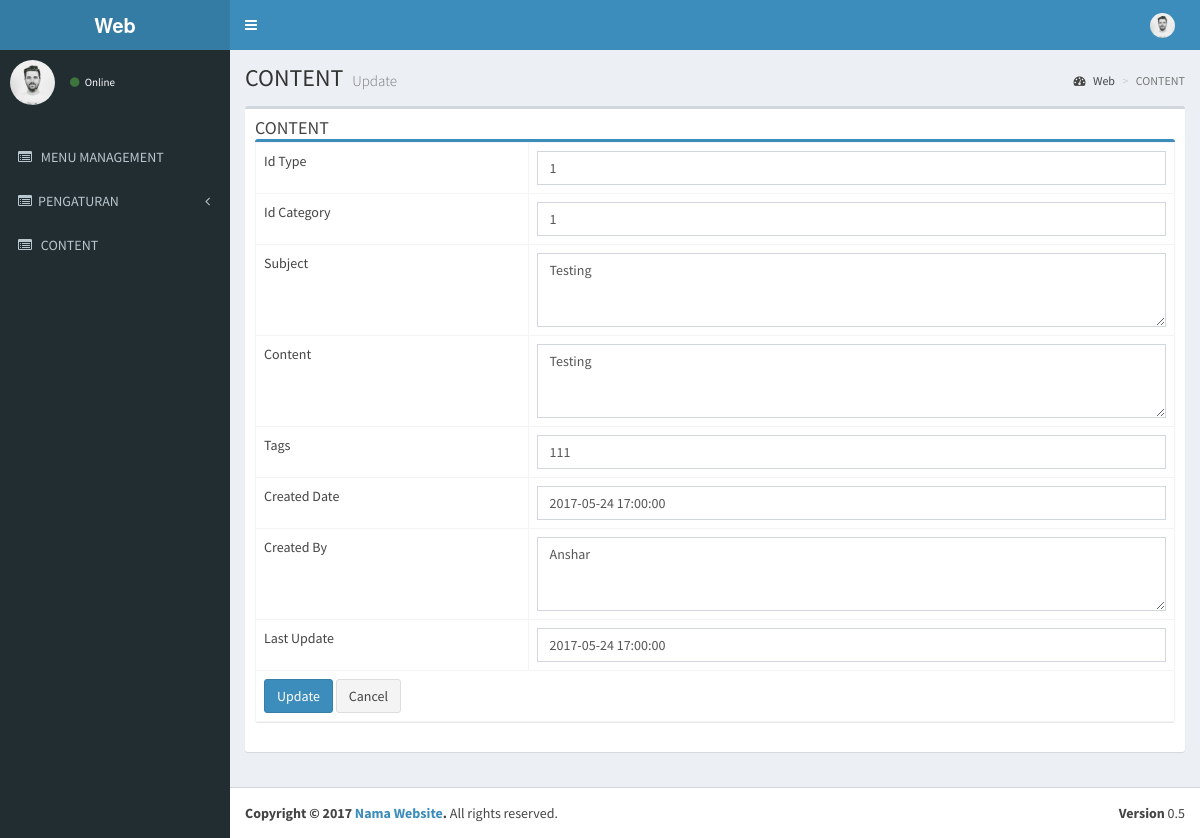
/index.php/content/update/1, run on the app's committed database.
### tables this page shows
CREATE TABLE IF NOT EXISTS `menu` (
  `id` int(11) NOT NULL AUTO_INCREMENT,
  `name` varchar(50) NOT NULL,
  `link` varchar(50) NOT NULL,
  `icon` varchar(30) NOT NULL,
  `is_active` int(1) NOT NULL,
  `is_parent` int(1) NOT NULL,
  PRIMARY KEY (`id`)
);

CREATE TABLE IF NOT EXISTS `content` (
  `id_content` int(11) NOT NULL AUTO_INCREMENT,
  `id_type` int(11) DEFAULT NULL,
  `id_category` int(11) DEFAULT NULL,
  `subject` text,
  `content` text,
  `tags` varchar(250) DEFAULT NULL,
  `created_date` timestamp NULL DEFAULT NULL,
  `created_by` text,
  `last_update` timestamp NULL DEFAULT NULL,
  PRIMARY KEY (`id_content`)
);

### application/libraries/Template.php (called while the page is built)
<?php if ( ! defined('BASEPATH')) exit('No direct script access allowed');
class Template {
		var $template_data = array();
		function set($name, $value)
		{
			$this->template_data[$name] = $value;
		}
		function load($template = '', $view = '' , $view_data = array(), $return = FALSE)
		{
			$this->CI =& get_instance();
			$this->set('contents', $this->CI->load->view($view, $view_data, TRUE));
			return $this->CI->load->view($template, $this->template_data, $return);
		}
}

### application/controllers/Content.php (called while the page is built, shortened)
<?php
class Content extends CI_Controller
{
    public function update($id)
    {
        $row = $this->Content_model->get_by_id($id);
        if ($row) {
            $data = array(
                'button' => 'Update',
                'action' => site_url('content/update_action'),
		'id_content' => set_value('id_content', $row->id_content),
		'id_type' => set_value('id_type', $row->id_type),
		'id_category' => set_value('id_category', $row->id_category),
		'subject' => set_value('subject', $row->subject),
		'content' => set_value('content', $row->content),
		'tags' => set_value('tags', $row->tags),
		'created_date' => set_value('created_date', $row->created_date),
		'created_by' => set_value('created_by', $row->created_by),
		'last_update' => set_value('last_update', $row->last_update),
		'judul' => 'CONTENT',
		'subjudul' =>'Update',
	    );
            $this->template->load('template','content_form', $data);
        } else {
            $this->session->set_flashdata('message', 'Record Not Found');
            redirect(site_url('content'));
        }
    }
}

### index.php (called while the page is built, shortened)
<?php
require_once BASEPATH.'core/CodeIgniter.php';

### application/models/Content_model.php (called while the page is built, shortened)
<?php
class Content_model extends CI_Model
{
    public $table = 'content';
    public $id = 'id_content';
    function get_by_id($id)
    {
        $this->db->where($this->id, $id);
        return $this->db->get($this->table)->row();
    }
}

### application/views/content_form.php (the view, shortened to what this page needs)
    <section class='content'>
      <div class='row'>
        <div class='col-xs-12'>
          <div class='box'>
            <div class='box-header'>
              <h3 class='box-title'>CONTENT</h3>
                  <div class='box box-primary'>
    <form action="<?php echo $action; ?>" method="post"><table class='table table-bordered'>
 <tr><td>Id Type <?php echo form_error('id_type') ?></td>
        <td><input type="text" class="form-control" name="id_type" id="id_type" placeholder="Id Type" value="<?php echo $id_type; ?>" />
    </td>
 <tr><td>Id Category <?php echo form_error('id_category') ?></td>
        <td><input type="text" class="form-control" name="id_category" id="id_category" placeholder="Id Category" value="<?php echo $id_category; ?>" />
    </td>
 <tr><td>Subject <?php echo form_error('subject') ?></td>
        <td><textarea class="form-control" rows="3" name="subject" id="subject" placeholder="Subject"><?php echo $subject; ?></textarea>
    </td></tr>
 <tr><td>Content <?php echo form_error('content') ?></td>
        <td><textarea class="form-control" rows="3" name="content" id="content" placeholder="Content"><?php echo $content; ?></textarea>
    </td></tr>
 <tr><td>Tags <?php echo form_error('tags') ?></td>
        <td><input type="text" class="form-control" name="tags" id="tags" placeholder="Tags" value="<?php echo $tags; ?>" />
    </td>
 <tr><td>Created Date <?php echo form_error('created_date') ?></td>
        <td><input type="text" class="form-control" name="created_date" id="created_date" placeholder="Created Date" value="<?php echo $created_date; ?>" />
    </td>
 <tr><td>Created By <?php echo form_error('created_by') ?></td>
        <td><textarea class="form-control" rows="3" name="created_by" id="created_by" placeholder="Created By"><?php echo $created_by; ?></textarea>
    </td></tr>
 <tr><td>Last Update <?php echo form_error('last_update') ?></td>
        <td><input type="text" class="form-control" name="last_update" id="last_update" placeholder="Last Update" value="<?php echo $last_update; ?>" />
    </td>
 <tr><td colspan='2'><button type="submit" class="btn btn-primary"><?php echo $button ?></button>
 <a href="<?php echo site_url('content') ?>" class="btn btn-default">Cancel</a></td></tr>
</table></form>
</div>
          </div>
        </div>
      </div>
    </section>

### application/views/template.php (shortened to what this page needs)
<!DOCTYPE html>
<html>
    <head>
        <link rel="stylesheet" href="<?php echo base_url() ?>template/bootstrap/css/bootstrap.min.css">
        <link rel="stylesheet" href="<?php echo base_url() ?>template/font-awesome-4.4.0/css/font-awesome.min.css">
        <link rel="stylesheet" href="<?php echo base_url() ?>template/ionicons-2.0.1/css/ionicons.min.css">
        <link rel="stylesheet" href="<?php echo base_url() ?>template/plugins/datatables/dataTables.bootstrap.css">
        <link rel="stylesheet" href="<?php echo base_url() ?>template/dist/css/AdminLTE.min.css">
        <link rel="stylesheet" href="<?php echo base_url() ?>template/dist/css/skins/_all-skins.min.css">
    </head>
    <body class="hold-transition skin-blue sidebar-mini">
        <div class="wrapper">
            <header class="main-header">
                <a href="<?= base_url() ?>" class="logo">
                    <span class="logo-lg"><b>Web</b></span>
                </a>
                <nav class="navbar navbar-static-top" role="navigation">
                    <a href="#" class="sidebar-toggle" data-toggle="offcanvas" role="button">
                    </a>
                    <div class="navbar-custom-menu">
                        <ul class="nav navbar-nav">
                            <li class="dropdown user user-menu">
                                <a href="#" class="dropdown-toggle" data-toggle="dropdown">
                                    <img src="<?php echo base_url() ?>template/dist/img/user1-128x128.jpg" class="user-image" alt="User Image">
                                    <span class="hidden-xs"><?php print_r($this->session->userdata['username']) ?></span>
                                </a>
                                            <?php print_r($this->session->userdata['username']) ?>
                                            <small><?php print_r($this->session->userdata['email']) ?></small>
                            </li>
                        </ul>
                    </div>
                </nav>
            </header>
            <aside class="main-sidebar">
                <section class="sidebar">
                    <div class="user-panel">
                        <div class="pull-left image">
                            <img src="<?php echo base_url() ?>template/dist/img/user1-128x128.jpg" class="img-circle" alt="User Image">
                        </div>
                        <div class="pull-left info">
                            <p><?php print_r($this->session->userdata['username']) ?></p>
                            <a href="#"><i class="fa fa-circle text-success"></i> Online</a>
                        </div>
                    </div>
                    <br />
                    <ul class="sidebar-menu">
                        <?php
                        $menu = $this->db->get_where('menu', array('is_parent' => 0, 'is_active' => 1));
                        foreach ($menu->result() as $m) {
                            $submenu = $this->db->get_where('menu', array('is_parent' => $m->id, 'is_active' => 1));
                            if ($submenu->num_rows() > 0) {
                                echo "<li class='treeview'>
                                    " . anchor('#', "<i class='$m->icon'></i>" . strtoupper($m->name) . ' <i class="fa fa-angle-left pull-right"></i>') . "
                                        <ul class='treeview-menu'>";
                                echo"</ul>
                                    </li>";
                            } else {
                                echo "<li>" . anchor($m->link, "<i class='$m->icon'></i> <span>" . strtoupper($m->name)) . "</span></li>";
                            }
                        }
                        ?>
                    </ul>
                </section>
            </aside>
            <div class="content-wrapper">
                <section class="content-header">
                    <h1>
                        <?= $judul ?>
                        <small><?= $subjudul ?></small>
                    </h1>
                    <ol class="breadcrumb">
                        <li><a href="#"><i class="fa fa-dashboard"></i> Web</a></li>
                        <li class="active"><?= $judul ?></li>
                    </ol>
                </section>
                <?php
                echo $contents;
                ?>
            </div>
            <footer class="main-footer">
                <div class="pull-right hidden-xs">
                    <b>Version</b> 0.5
                </div>
                <strong>Copyright &copy; 2017 <a href="#">Nama Website</a>.</strong> All rights reserved.
            </footer>
        </div>
    </body>
</html>

### data on the page
menu: link+icon+name "MENU MANAGEMENT"
menu: icon+name "PENGATURAN"
menu: link+icon+name "CONTENT"
content: id_type "1", id_category "1", subject "Testing", content "Testing", tags "111", created_date "2017-05-24 17:00:00", created_by "Anshar", last_update "2017-05-24 17:00:00"

### other printed values
$judul "CONTENT"
$subjudul "Update"
$button "Update"
